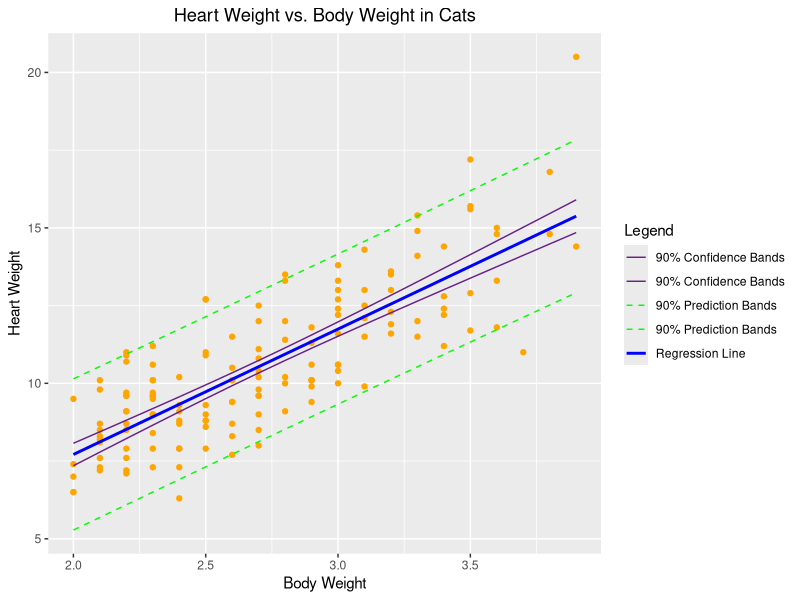
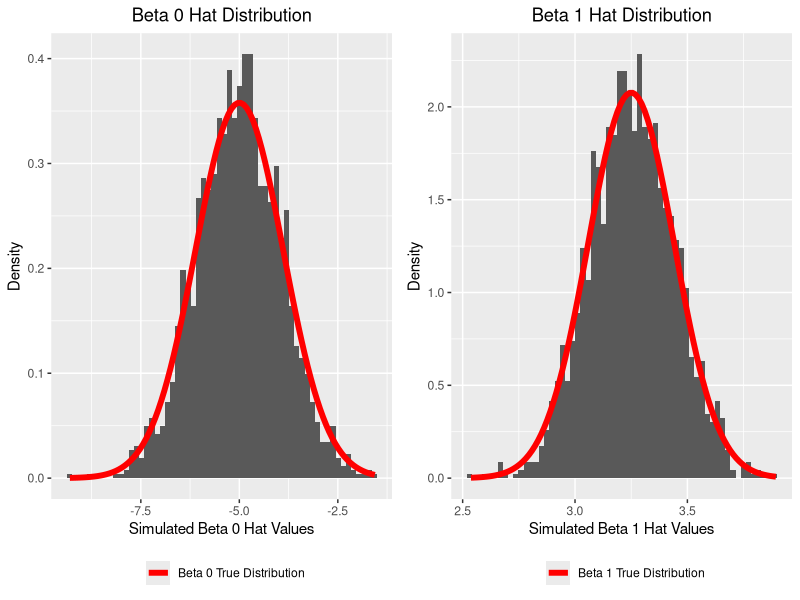

The R script that drew these images, in order:
## ---- chunk 1
library(MASS)
cat_model  = lm(Hwt ~ Bwt, data=cats)
test_statistic = summary(cat_model)$coefficients[2,3]#test statistic is just square root of F test statistic.
df_cat = df.residual(cat_model)
p_value = 2*pt(test_statistic, df=df_cat, lower.tail=FALSE)#or
p_value_2 = summary(cat_model)$coefficients[2,4]#will be equal to calculation above
## ---- chunk 2
ci_90 = confint(cat_model, 'Bwt', level=.90)
## ---- chunk 3
ci_99 = confint(cat_model, '(Intercept)', level=.99)
## ---- chunk 4
predict_df = data.frame(Bwt = c(2.1, 2.8))
ci_99_mean = predict.lm(cat_model, newdata = predict_df, level = .99, interval = 'confidence')
ci_99_21 = c(ci_99_mean[1,2], ci_99_mean[1,3])
ci_99_28 = c(ci_99_mean[2,2], ci_99_mean[2,3])
mean(cats$Bwt)
## ---- chunk 5
predict_dfe = data.frame(Bwt = c(2.8, 4.2))
ci_99_e = predict.lm(cat_model, newdata = predict_dfe, level = .99, interval = 'prediction')
ci_99e_28 = c(ci_99_e[1,2], ci_99_e[1,3])
ci_99e_42 = c(ci_99_e[2,2], ci_99_e[2,3])
## ---- chunk 6
library(ggplot2)
predict_new = predict.lm(cat_model, interval = 'prediction', level=.90)
colnames(predict_new) = c("fit_pred", "pred_lwr", "pred_upr")

confidence_new = predict.lm(cat_model, interval = 'confidence', level = .90)
colnames(confidence_new) = c("fit_conf", "conf_lwr", "conf_upr")

graph_df = cbind(cats, predict_new, confidence_new)

ggplot(graph_df, aes(x = Bwt, y = Hwt)) + geom_point(color = 'orange') + geom_smooth(method = 'lm', formula = y ~ x, level = .90, aes(color = 'regression'), se = FALSE) + geom_line(aes(y=pred_lwr, color = 'pred_lwr'), linetype = 'dashed') + geom_line(aes(y=pred_upr, color = 'pred_upr'), linetype = 'dashed') + geom_line(aes(y=conf_lwr, color = 'conf_lwr')) + geom_line(aes(y=conf_upr, color = 'conf_upr')) + ggtitle("Heart Weight vs. Body Weight in Cats") + xlab('Body Weight') + ylab('Heart Weight') + scale_color_manual(name = 'Legend', values = c('pred_lwr' = "green", 'pred_upr' = "green", 'regression' = 'blue', 'conf_lwr' = 'darkorchid4', 'conf_upr' = 'darkorchid4'), labels = c('90% Confidence Bands', '90% Confidence Bands', '90% Prediction Bands', '90% Prediction Bands', 'Regression Line')) + theme(plot.title = element_text(hjust = 0.5))
## ---- chunk 7
test_statistic_g = (cat_model$coefficients[[2]] - 4) / summary(cat_model)$coefficients[2,2]
p_value_g = 2*pt(test_statistic_g, df = df_cat, lower.tail = FALSE)

## ---- chunk 8
data(Ozone, package = "mlbench")
Ozone = Ozone[, c(4, 6, 7, 8)]
colnames(Ozone) = c("ozone", "wind", "humidity", "temp")
Ozone = Ozone[complete.cases(Ozone), ]
## ---- chunk 9
ozone_wind_model  = lm(ozone ~ wind, data = Ozone)
test_stat_2a = (ozone_wind_model$coefficients[[2]] - 0) / summary(ozone_wind_model)$coefficients[2,2]
p_value_2a = 2*pt(test_stat_2a, df = df.residual(ozone_wind_model), lower.tail = TRUE)
## ---- chunk 10
ozone_temp_model  = lm(ozone ~ temp, data = Ozone)
test_stat_2b = (ozone_temp_model$coefficients[[2]] - 0) / summary(ozone_temp_model)$coefficients[2,2]
p_value_2b = 2*pt(test_stat_2b, df = df.residual(ozone_temp_model), lower.tail = FALSE)
## ---- chunk 11
birthday = 19981127
set.seed(birthday)
n = 50
x = seq(0, 10, length = n)
beta_df = data.frame(beta0hat = rep(0, 2000), beta1hat = rep(0, 2000))

for (i in 1:2000) {
  eps = rnorm(50, mean=0, sd=4)
  y = -5 + 3.25*x + eps 
  temp_model = lm(y ~ x)
  beta_df$beta0hat[i] = temp_model$coefficients[[1]]
  beta_df$beta1hat[i] = temp_model$coefficients[[2]]
}
## ---- chunk 12
library(knitr)
Sxx = sum((x - mean(x))^2)
q3_bsummary = data.frame(
                          true_mean = c(beta0_hat = -5, beta1_hat = 3.25),
                          sim_mean = c(beta0 = mean(beta_df$beta0hat), beta1 = mean(beta_df$beta1hat)),
                          true_std = c(beta0 = sqrt(16*(1/50 + mean(x)^2 / Sxx)), beta1 = sqrt(16 / Sxx)),
                          sim_std = c(beta0 = sd(beta_df$beta0hat), beta1 = sd(beta_df$beta1hat))
)
kable(t(q3_bsummary))
## ---- chunk 13
library(ggplot2)
library(gridExtra)
Sxx = sum((x - mean(x))^2)
sd_b0 = sqrt(16*(1/50 + mean(x)^2 / Sxx))
sd_b1 = sqrt(16 / Sxx)

plot_beta0hat = ggplot(beta_df, aes(x = beta0hat)) + geom_histogram(aes(y = ..density..), bins=60) + stat_function(fun = dnorm, aes(color = 'beta0'), size = 2, args = list(mean = -5, sd = sd_b0)) + ggtitle("Beta 0 Hat Distribution") + xlab("Simulated Beta 0 Hat Values") + ylab("Density") + theme(plot.title = element_text(hjust=.5), legend.position = "bottom") + scale_color_manual(name="", values = c("beta0" = "red"), labels = "Beta 0 True Distribution")
plot_beta1hat = ggplot(beta_df, aes(x = beta1hat)) + geom_histogram(aes(y = ..density..), bins=60) + stat_function(fun = dnorm, aes(color = 'beta1'), size = 2, args = list(mean = 3.25, sd = sd_b1)) + ggtitle("Beta 1 Hat Distribution") + xlab("Simulated Beta 1 Hat Values") + ylab("Density") + theme(plot.title = element_text(hjust=.5), legend.position = "bottom") + scale_color_manual(name="", values = c("beta1" = "red"), labels = "Beta 1 True Distribution")
grid.arrange(plot_beta0hat, plot_beta1hat, ncol=2)
## ---- chunk 14
birthday = 19981127
set.seed(birthday)
n = 25
x = seq(0, 2.5, length = n)
## ---- chunk 15
beta_df4 = data.frame(beta0hat = rep(0, 2500), beta1hat = rep(0, 2500), beta1se = rep(0, 2500))
for (i in 1:2500) {
  eps = rnorm(n, mean = 0, sd = 3)
  y = 5 + 2*x + eps
  
  temp_mod = lm(y ~ x)
  
  beta_df4$beta0hat[i] = temp_mod$coefficients[[1]]
  beta_df4$beta1hat[i] = temp_mod$coefficients[[2]]
  beta_df4$beta1se[i] = summary(temp_mod)$coefficients[2, 2]
}
## ---- chunk 16
crit_value = qt(.025, df.residual(temp_mod), lower.tail=FALSE)
Sxx = sum((x - mean(x))^2)

lower_95 = beta_df4$beta1hat - crit_value*beta_df4$beta1se
upper_95 = beta_df4$beta1hat + crit_value*beta_df4$beta1se

## ---- chunk 17
q4c_b1h = beta_df4$beta1hat
true = q4c_b1h[2 >= lower_95 & 2 <= upper_95]
prop_4c = length(true) / length(q4c_b1h)

## ---- chunk 18
crit_value_f = qt(.01, df.residual(temp_mod), lower.tail=FALSE)
Sxx = sum((x - mean(x))^2)

lower_99 = beta_df4$beta1hat - crit_value_f*beta_df4$beta1se
upper_99 = beta_df4$beta1hat + crit_value_f*beta_df4$beta1se
## ---- chunk 19
q4f_b1h = beta_df4$beta1hat
true_f = q4f_b1h[2 >= lower_99 & 2 <= upper_99]
prop_4f = length(true_f) / length(q4f_b1h)
## ---- chunk 20
calc_pred_int = function(model, newdata, level=.95) {
  x = newdata
  x_values = model$model[, 2]
  Sxx = sum((x_values - mean(x_values))^2)
  estimate = predict.lm(model, newdata)
  #print(estimate)
  se = summary(model)$sigma
  err = se*sqrt(1 + 1/length(x_values) + ((x - mean(x_values))^2 / Sxx))
  crit = qt((1 - level)/2, df.residual(model), lower.tail=FALSE)
  #print(crit)
  lower = estimate - crit*err
  #print(lower)
  upper = estimate + crit*err
  #print(upper)
  
  c(estimate = estimate, lower = lower, upper = upper)
}
## ---- chunk 21
newcat_1 = data.frame(Bwt = 4.0)
calc_pred_int(cat_model, newcat_1)
## ---- chunk 22
newcat_2 = data.frame(Bwt = 3.3)
calc_pred_int(cat_model, newcat_2, level = 0.99)
